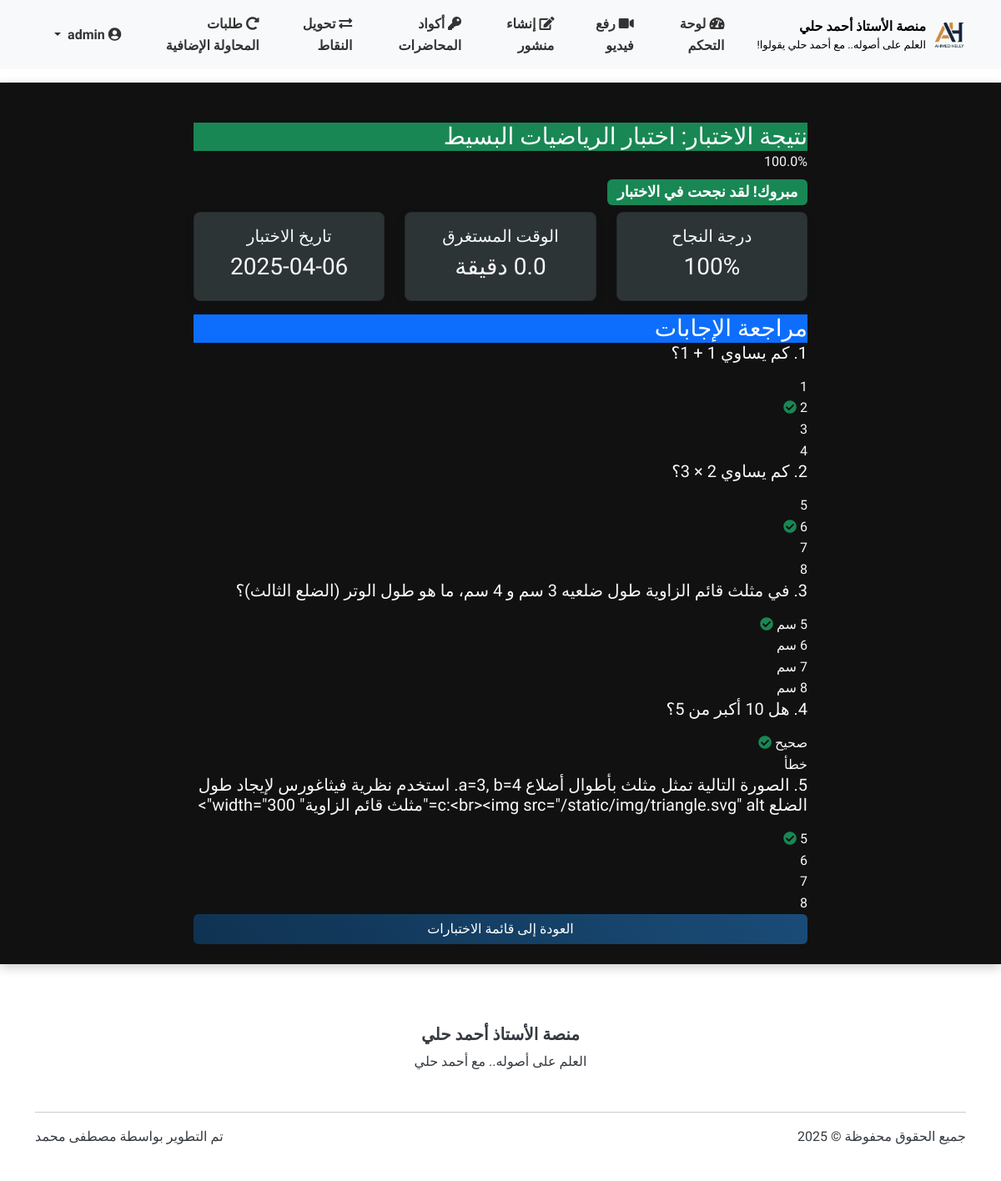
/attempt/9/results (signed in), run on the app's committed database.
### models.py (models this page shows, shortened)
class User(UserMixin, db.Model):
    __tablename__ = 'users'
    id = db.Column(db.Integer, primary_key=True)
    username = db.Column(db.String(64), unique=True, nullable=False)
    full_name = db.Column(db.String(100), nullable=True)  # الاسم الثلاثي
    email = db.Column(db.String(100), nullable=True)  # البريد الإلكتروني للاستعادة
    phone = db.Column(db.String(20), nullable=True)   # رقم الهاتف للاستعادة
    password_hash = db.Column(db.String(256), nullable=False)
    role = db.Column(db.String(20), nullable=False)  # 'admin' or 'student'
    points = db.Column(db.Integer, default=0)  # نقاط المحفظة
    reset_token = db.Column(db.String(100), nullable=True)  # رمز استعادة كلمة المرور
    reset_token_expiry = db.Column(db.DateTime, nullable=True)  # تاريخ انتهاء صلاحية الرمز
    created_at = db.Column(db.DateTime, default=datetime.utcnow)  # تاريخ إنشاء الحساب
    videos = db.relationship('Video', backref='uploader', lazy='dynamic')
    comments = db.relationship('Comment', backref='author', lazy='dynamic')
    posts = db.relationship('Post', backref='author', lazy='dynamic')
    video_views = db.relationship('VideoView', backref='viewer', lazy='dynamic')
    def is_admin(self):
        return self.role == 'admin'

class Test(db.Model):
    __tablename__ = 'tests'
    id = db.Column(db.Integer, primary_key=True)
    title = db.Column(db.String(100), nullable=False)
    description = db.Column(db.Text, nullable=True)
    created_by = db.Column(db.Integer, db.ForeignKey('users.id'), nullable=False)
    created_at = db.Column(db.DateTime, default=datetime.utcnow)
    is_active = db.Column(db.Boolean, default=True)
    time_limit_minutes = db.Column(db.Integer, default=30)  # Time limit in minutes
    passing_score = db.Column(db.Integer, default=60)  # Passing score percentage
    questions = db.relationship('TestQuestion', backref='test', lazy='dynamic', cascade='all, delete-orphan')
    attempts = db.relationship('TestAttempt', backref='test', lazy='dynamic')
    creator = db.relationship('User', backref=db.backref('created_tests', lazy='dynamic'))

class TestAttempt(db.Model):
    __tablename__ = 'test_attempts'
    id = db.Column(db.Integer, primary_key=True)
    test_id = db.Column(db.Integer, db.ForeignKey('tests.id'), nullable=False)
    user_id = db.Column(db.Integer, db.ForeignKey('users.id'), nullable=False)
    started_at = db.Column(db.DateTime, default=datetime.utcnow)
    completed_at = db.Column(db.DateTime, nullable=True)
    score = db.Column(db.Float, nullable=True)  # Final score as percentage
    passed = db.Column(db.Boolean, nullable=True)  # Whether the user passed
    user = db.relationship('User', backref=db.backref('test_attempts', lazy='dynamic'))
    answers = db.relationship('TestAnswer', backref='attempt', lazy='dynamic', cascade='all, delete-orphan')

class TestQuestion(db.Model):
    __tablename__ = 'test_questions'
    id = db.Column(db.Integer, primary_key=True)
    test_id = db.Column(db.Integer, db.ForeignKey('tests.id'), nullable=False)
    question_text = db.Column(db.Text, nullable=False)
    question_type = db.Column(db.String(20), default='multiple_choice')  # multiple_choice, true_false, short_answer
    points = db.Column(db.Integer, default=1)  # Points for this question
    order = db.Column(db.Integer, default=0)  # Order in the test
    image_path = db.Column(db.String(255), nullable=True)  # Path to question image
    choices = db.relationship('QuestionChoice', backref='question', lazy='dynamic', cascade='all, delete-orphan')

class QuestionChoice(db.Model):
    __tablename__ = 'question_choices'
    id = db.Column(db.Integer, primary_key=True)
    question_id = db.Column(db.Integer, db.ForeignKey('test_questions.id'), nullable=False)
    choice_text = db.Column(db.Text, nullable=False)
    is_correct = db.Column(db.Boolean, default=False)
    order = db.Column(db.Integer, default=0)  # Order of choices

### routes.py (the view)
@student_bp.route('/attempt/<int:attempt_id>/results')
@login_required
def test_results(attempt_id):
    attempt = TestAttempt.query.get_or_404(attempt_id)
    if attempt.user_id != current_user.id and not current_user.is_admin():
        abort(403)
    if not attempt.completed_at and attempt.user_id == current_user.id:
        return redirect(url_for('student.take_test', attempt_id=attempt_id))
    test = Test.query.get_or_404(attempt.test_id)
    if attempt.score is None:
        attempt.calculate_score()
        db.session.commit()
    questions = TestQuestion.query.filter_by(test_id=test.id).order_by(TestQuestion.order).all()
    answers = TestAnswer.query.filter_by(attempt_id=attempt.id).all()
    answers_by_question = {answer.question_id: answer for answer in answers}
    return render_template('student/test_results.html',
                         test=test,
                         attempt=attempt,
                         questions=questions,
                         answers_by_question=answers_by_question)

### templates/student/test_results.html (shortened to what this page needs)
{% extends 'base.html' %}
{% block content %}
<div class="container mt-4">
    <div class="row">
        <div class="col-md-8 offset-md-2">
            <div class="result-card">
                <div class="result-header {% if attempt.passed %}bg-success{% else %}bg-danger{% endif %} text-white">
                    <h3 class="m-0">نتيجة الاختبار: {{ test.title }}</h3>
                </div>
                <div class="result-body">
                    <div class="score-display">
                        <div class="score-circle {% if attempt.passed %}score-passing{% else %}score-failing{% endif %}">
                            {{ "%.1f"|format(attempt.score) }}%
                        </div>
                        <h4 class="mt-2">
                            {% if attempt.passed %}
                                <span class="badge bg-success">مبروك! لقد نجحت في الاختبار</span>
                            {% else %}
                                <span class="badge bg-danger">للأسف، لم تتمكن من اجتياز الاختبار</span>
                            {% endif %}
                        </h4>
                    </div>
                    <div class="test-details">
                        <div class="row text-center">
                            <div class="col-md-4">
                                <div class="card mb-3">
                                    <div class="card-body">
                                        <h5>درجة النجاح</h5>
                                        <p class="h3">{{ test.passing_score }}%</p>
                                    </div>
                                </div>
                            </div>
                            <div class="col-md-4">
                                <div class="card mb-3">
                                    <div class="card-body">
                                        <h5>الوقت المستغرق</h5>
                                        <p class="h3">
                                            {% set duration = (attempt.completed_at - attempt.started_at).total_seconds() // 60 %}
                                            {{ duration }} دقيقة
                                        </p>
                                    </div>
                                </div>
                            </div>
                            <div class="col-md-4">
                                <div class="card mb-3">
                                    <div class="card-body">
                                        <h5>تاريخ الاختبار</h5>
                                        <p class="h3">{{ attempt.completed_at.strftime('%Y-%m-%d') }}</p>
                                    </div>
                                </div>
                            </div>
                        </div>
                    </div>
                </div>
            </div>
            <div class="result-card">
                <div class="result-header bg-primary text-white">
                    <h3 class="m-0">مراجعة الإجابات</h3>
                </div>
                <div class="result-body">
                    {% for question in questions %}
                        {% set answer = answers_by_question.get(question.id) %}
                        <div class="question-container {% if answer and answer.is_correct %}question-correct{% elif answer %}question-incorrect{% endif %}">
                            <h5>{{ loop.index }}. {{ question.question_text }}</h5>
                            {% if question.question_type in ['multiple_choice', 'true_false'] %}
                                <div class="choices mt-3">
                                    {% for choice in question.choices %}
                                        <div class="choice-text
                                            {% if answer and answer.selected_choice_id == choice.id %}choice-selected
                                                {% if choice.is_correct %}choice-correct{% else %}choice-incorrect{% endif %}
                                            {% elif choice.is_correct %}choice-correct{% endif %}">
                                            {{ choice.choice_text }}
                                            {% if answer and answer.selected_choice_id == choice.id %}
                                                {% if choice.is_correct %}
                                                    <i class="fas fa-check-circle text-success ml-2"></i>
                                                {% else %}
                                                    <i class="fas fa-times-circle text-danger ml-2"></i>
                                                {% endif %}
                                            {% elif choice.is_correct %}
                                                <i class="fas fa-check-circle text-success ml-2"></i>
                                            {% endif %}
                                        </div>
                                    {% endfor %}
                                </div>
                            {% endif %}
                        </div>
                    {% endfor %}
                </div>
            </div>
            <div class="d-grid gap-2">
                <a href="{{ url_for('student.available_tests') }}" class="btn btn-primary">العودة إلى قائمة الاختبارات</a>
            </div>
        </div>
    </div>
</div>
{% endblock %}

### templates/base.html (shortened to what this page needs)
<!DOCTYPE html>
<html lang="ar" dir="rtl">
<head>
    <link rel="stylesheet" href="https://cdnjs.cloudflare.com/ajax/libs/font-awesome/5.15.4/css/all.min.css">
    <link rel="stylesheet" href="https://cdn.jsdelivr.net/npm/bootstrap@5.3.0/dist/css/bootstrap.rtl.min.css">
    <link rel="stylesheet" href="{{ url_for('static', filename='css/style.css') }}">
</head>
<body>
    <header>
        <nav class="navbar navbar-expand-lg navbar-light bg-light sticky-top">
            <div class="container">
                <a class="navbar-brand d-flex align-items-center" href="{{ url_for('main.index') }}">
                    <img src="{{ url_for('static', filename='img/ahmed-helly-logo.png') }}" alt="شعار المنصة" height="50">
                    <div class="ms-2 d-flex flex-column">
                        <span style="font-size: 1rem; color: #000; font-weight: bold;">منصة الأستاذ أحمد حلي</span>
                        <small class="d-none d-md-block" style="font-size: 0.8rem; color: #000;">العلم على أصوله.. مع أحمد حلي يقولوا!</small>
                    </div>
                </a>
                <div class="collapse navbar-collapse navbar-custom" id="navbarNav">
                    <ul class="navbar-nav">
                        {% if current_user.is_authenticated %}
                            {% if current_user.role == 'admin' %}
                                <li class="nav-item">
                                    <a class="nav-link {% if request.path.startswith('/admin/dashboard') %}active{% endif %}" href="{{ url_for('admin.dashboard') }}">
                                        <i class="fas fa-tachometer-alt"></i> لوحة التحكم
                                    </a>
                                </li>
                                <li class="nav-item">
                                    <a class="nav-link {% if request.path.startswith('/admin/upload_video') %}active{% endif %}" href="{{ url_for('admin.upload_video') }}">
                                        <i class="fas fa-video"></i> رفع فيديو
                                    </a>
                                </li>
                                <li class="nav-item">
                                    <a class="nav-link {% if request.path.startswith('/admin/create_post') %}active{% endif %}" href="{{ url_for('admin.create_post') }}">
                                        <i class="fas fa-edit"></i> إنشاء منشور
                                    </a>
                                </li>
                                <li class="nav-item">
                                    <a class="nav-link {% if request.path.startswith('/admin/lecture_codes') %}active{% endif %}" href="{{ url_for('admin.lecture_codes') }}">
                                        <i class="fas fa-key"></i> أكواد المحاضرات
                                    </a>
                                </li>
                                <li class="nav-item">
                                    <a class="nav-link {% if request.path.startswith('/admin/transfer_points') %}active{% endif %}" href="{{ url_for('admin.transfer_points') }}">
                                        <i class="fas fa-exchange-alt"></i> تحويل النقاط
                                    </a>
                                </li>
                                <li class="nav-item">
                                    <a class="nav-link {% if request.path.startswith('/admin/retry_requests') %}active{% endif %}" href="{{ url_for('admin_tests.retry_requests') }}">
                                        <i class="fas fa-redo-alt"></i> طلبات المحاولة الإضافية
                                    </a>
                                </li>
                            {% endif %}
                        {% endif %}
                    </ul>
                    {% if current_user.is_authenticated %}
                    <ul class="navbar-nav ms-auto">
                        <li class="nav-item dropdown">
                            <a class="nav-link dropdown-toggle" href="#" id="navbarDropdown" role="button"
                               data-bs-toggle="dropdown" aria-expanded="false">
                                <i class="fas fa-user-circle"></i>
                                {{ current_user.username }}
                            </a>
                        </li>
                    </ul>
                    {% endif %}
                </div>
            </div>
        </nav>
    </header>
    <main class="py-4">
        {% block content %}{% endblock %}
    </main>
    <footer class="bg-white py-4 mt-5">
        <div class="container">
            <div class="row align-items-center">
                <div class="col-md-12 text-center mb-3">
                    <h5 class="fw-bold">منصة الأستاذ أحمد حلي</h5>
                    <p class="mb-3">العلم على أصوله.. مع أحمد حلي</p>
                </div>
            </div>
            <hr>
            <div class="row">
                <div class="col-md-6">
                    <p>جميع الحقوق محفوظة &copy; 2025</p>
                </div>
                <div class="col-md-6 text-md-end">
                    <p>تم التطوير بواسطة <a href="https://www.linkedin.com/in/mstafamohamed/" target="_blank">مصطفى محمد</a></p>
                </div>
            </div>
        </div>
    </footer>
</body>
</html>

### data on the page
User: username "admin"
Test: title "اختبار الرياضيات البسيط", passing_score "100"
TestAttempt: score "100.0", completed_at "2025-04-06"
TestQuestion: question_text "كم يساوي 1 + 1؟"
QuestionChoice: choice_text "1"
QuestionChoice: choice_text "2", is_correct True (drawn)
QuestionChoice: choice_text "3"
QuestionChoice: choice_text "4"
TestQuestion: question_text "كم يساوي 2 × 3؟"
QuestionChoice: choice_text "5"
QuestionChoice: is_correct True (drawn)
QuestionChoice: choice_text "7"
QuestionChoice: choice_text "8"
TestQuestion: question_text "في مثلث قائم الزاوية طول ضلعيه 3 سم و 4 سم، ما هو طول الوتر (الضلع الثالث)؟"
QuestionChoice: choice_text "5 سم", is_correct True (drawn)
QuestionChoice: choice_text "6 سم"
QuestionChoice: choice_text "7 سم"
QuestionChoice: choice_text "8 سم"
TestQuestion: question_text "هل 10 أكبر من 5؟"
QuestionChoice: choice_text "صحيح", is_correct True (drawn)
QuestionChoice: choice_text "خطأ"
TestQuestion: question_text "الصورة التالية تمثل مثلث بأطوال أضلاع a=3, b=4. استخدم نظرية فيثاغورس لإيجاد طول الضلع c:<br><img src=\"/static/img/triangle.svg\" alt=\"مثلث قائم الزاوية\" width=\"300\">"
QuestionChoice: is_correct True (drawn)
QuestionChoice: choice_text "6"
QuestionChoice: choice_text "7"
QuestionChoice: choice_text "8"
